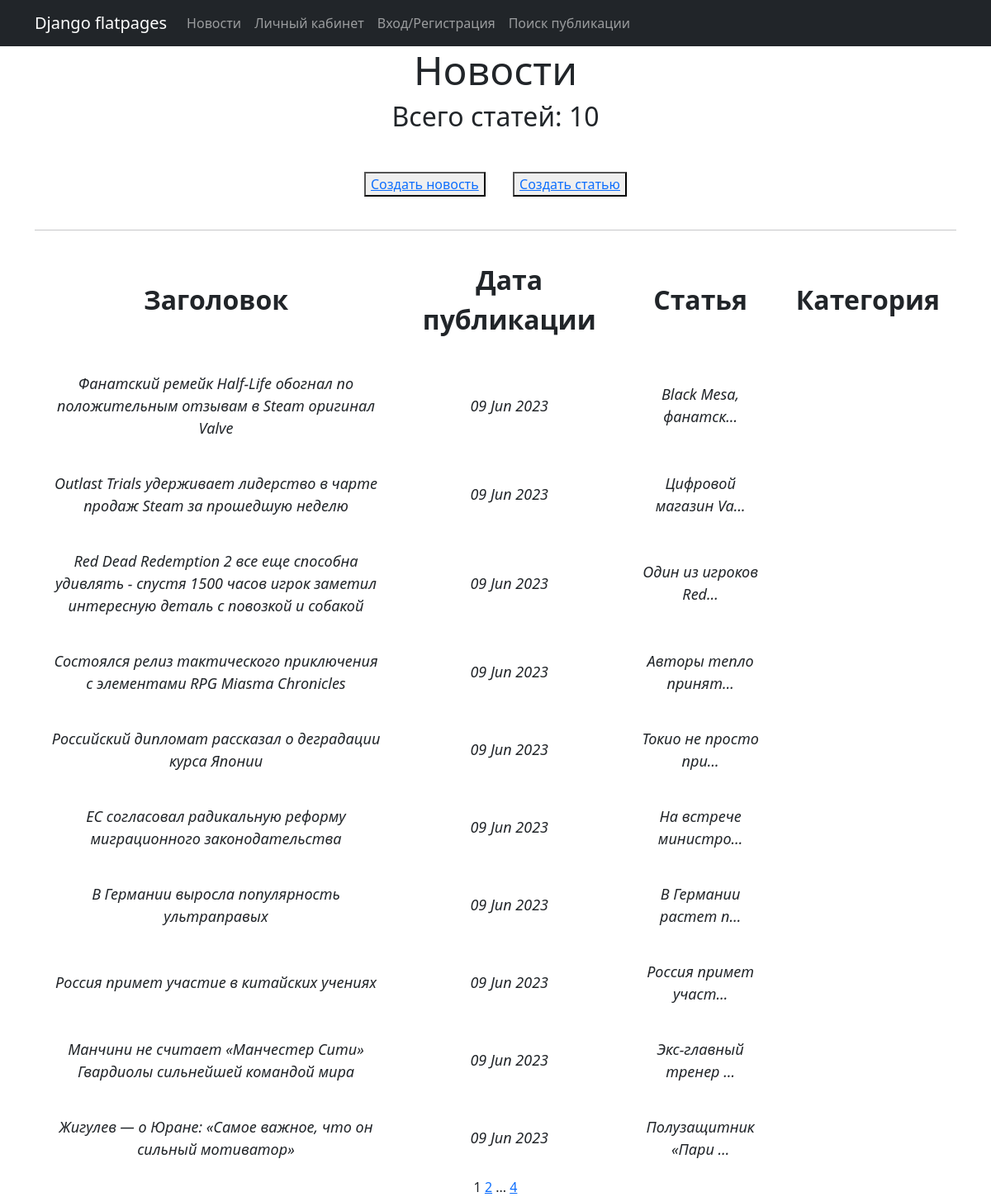
The app's page /, older data.
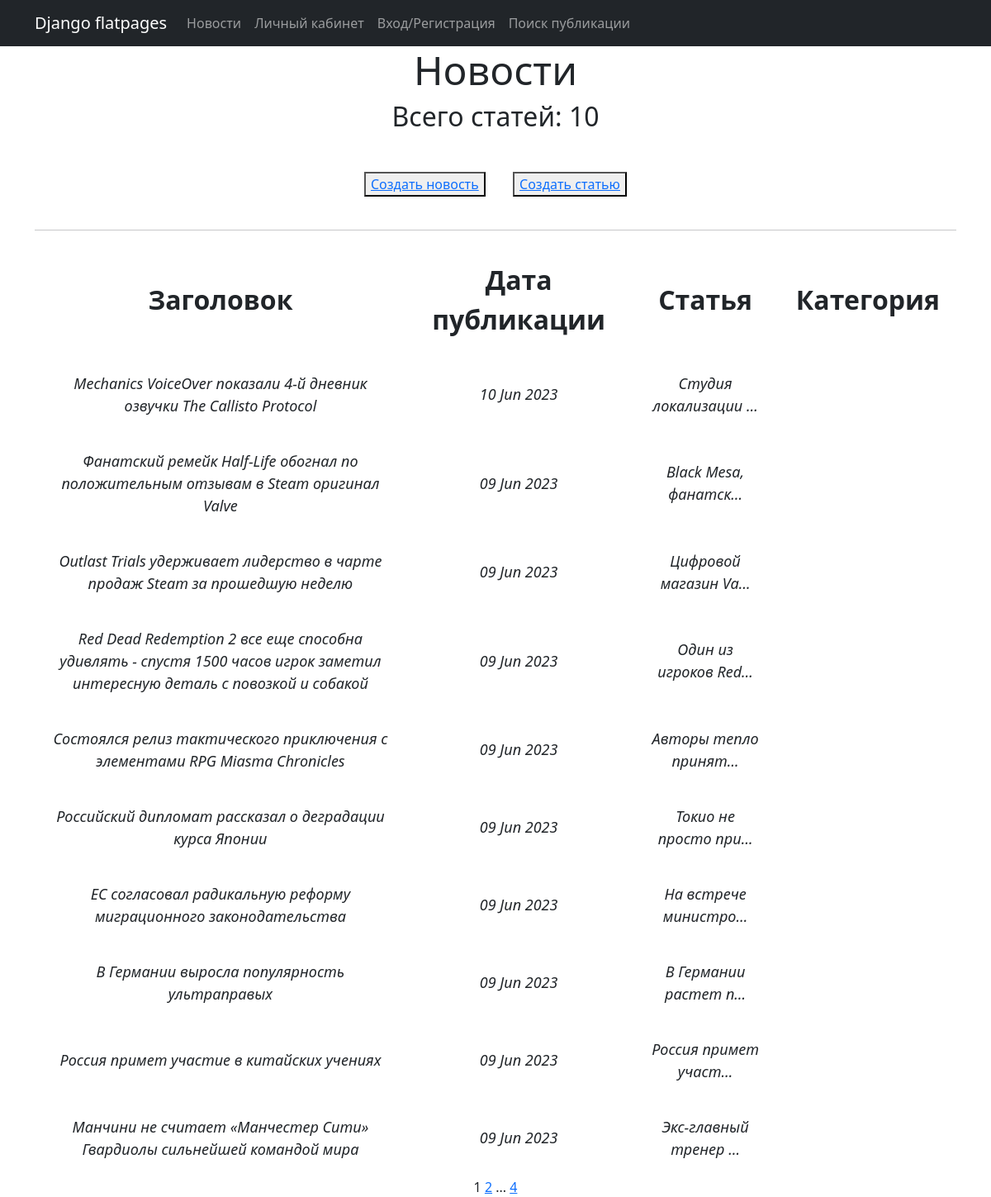
The same page, newer data.
### News/models.py (models this page shows, shortened)
class Post(models.Model):
    objects = None
    author = models.ForeignKey(Author, on_delete=models.CASCADE)
    category = models.CharField(max_length=20, choices=CATEGORY_NEWS, default=ARTICLE)
    datetime = models.DateTimeField(auto_now_add=True)
    dopCategory = models.ManyToManyField(Category, through='PostCategory')
    heading = models.CharField(max_length=128)
    text = models.TextField()
    rating = models.SmallIntegerField(default=0)

### News/views.py (the view)
# urls.py: path('', PostList.as_view(), name='post_list'),
class PostList(ListView):
    model = Post
    ordering = '-datetime'
    template_name = 'news.html'
    context_object_name = 'news'
    paginate_by = 10

### News/templatetags/custom_filters.py (called while the page is built)
@register.filter(name='censor')
def censor(value):
    for word in bad_words:
        value = value.replace(word, word[0:1] + '*' * len(word))
    return value

@register.simple_tag(takes_context=True)
def url_replace(context, **kwargs):
    d = context['request'].GET.copy()
    for k, v in kwargs.items():
        d[k] = v
    return d.urlencode()

### templates/news.html (shortened to what this page needs)
{% extends 'flatpages/default.html' %}
{% load custom_filters %}
{% block content %}
    <h1><font size="8"> Новости </font></h1>
    <h3><font size="6"> Всего статей: {{ news|length }} </font></h3>
<p>&nbsp;</p>
<div style="text-align: center;">
    <button> <a href="news/create/"> Создать новость</a> </button>
    <button> <a href="article/create/"> Создать статью</a> </button>
</div>
<p>&nbsp;</p>
    <hr>
    {% if news %}
        <table align="center" cellpadding="20" width="100%">
            <tr>
                <td><strong><font size="6">Заголовок</font></strong></td>
                <td><strong><font size="6">Дата публикации</font></strong></td>
                <td><strong><font size="6">Статья</font></strong></td>
                <td><strong><font size="6">Категория</font></strong></td>
            </tr>
            {% for post in news %}
            <tr>
                <td><font size="4"><em>{{ post.heading|censor }}</em></font></td>
                <td><font size="4"><em>{{ post.datetime|date:'d M Y' }}</em></font></td>
                <td><font size="4"><em>{{ post.text|truncatechars:20|censor }}</em></font></td>
                <td></td>
            </tr>
            {% endfor %}
        </table>
    {% else %}
        <h2> Новых новостей нет. </h2>
    {% endif %}
    {{ page_obj.number }}
    {% if page_obj.has_next %}
        <a href="?{% url_replace page=page_obj.next_page_number %}">{{ page_obj.next_page_number }}</a>
        {% if paginator.num_pages != page_obj.next_page_number %}
            ...
            <a href="?{% url_replace page=page_obj.paginator.num_pages %}">{{ page_obj.paginator.num_pages }}</a>
        {% endif %}
    {% endif %}
{% endblock content %}

Row changes from the older to the newer data that the page shows:
no longer on this page (row unchanged): Post: heading|censor "Жигулев — о Юране: «Самое важное, что он сильный мотиватор»", datetime "09 Jun 2023", text|censor "Полузащитник «Пари …"
added Post: heading|censor "Mechanics VoiceOver показали 4-й дневник озвучки The Callisto Protocol", datetime "10 Jun 2023", text|censor "Студия локализации …"
